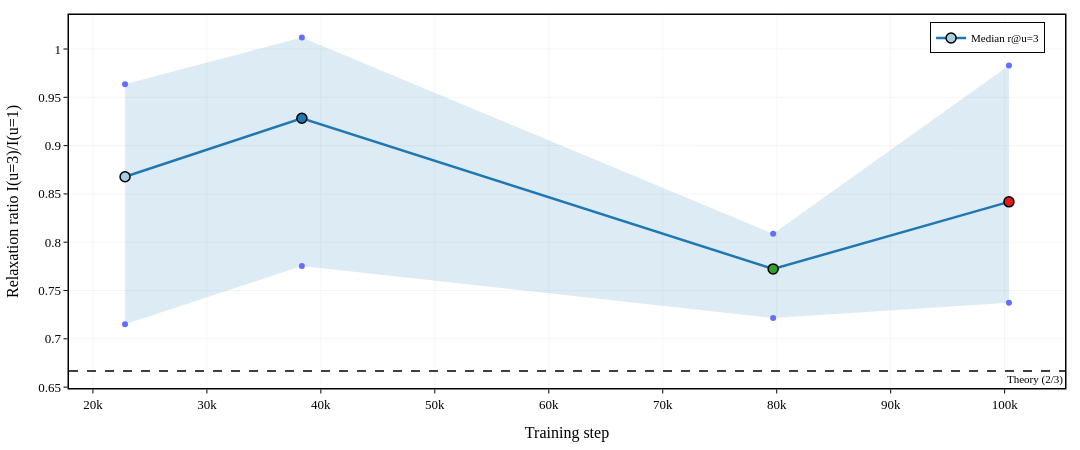

Here is the notebook cell this chart was saved with:
### Code cell
# -- KEY FIGURE: Relaxation ratio vs Training Step --

steps_relax = []
relax_meds = []
relax_q25 = []
relax_q75 = []

for label, r in R.items():
    rdf = r['relax_df_fixed']
    if rdf.empty:
        continue
    steps_relax.append(r['step'])
    relax_meds.append(rdf['ratio_u3'].median())
    relax_q25.append(rdf['ratio_u3'].quantile(0.25))
    relax_q75.append(rdf['ratio_u3'].quantile(0.75))

steps_relax = np.array(steps_relax)
relax_meds = np.array(relax_meds)
relax_q25 = np.array(relax_q25)
relax_q75 = np.array(relax_q75)

fig = go.Figure()

# IQR band
fig.add_trace(go.Scatter(
    x=np.concatenate([steps_relax, steps_relax[::-1]]),
    y=np.concatenate([relax_q75, relax_q25[::-1]]),
    fill='toself', fillcolor='rgba(31,120,180,0.15)',
    line=dict(width=0), showlegend=False))

# Median line
fig.add_trace(go.Scatter(
    x=steps_relax, y=relax_meds, mode='lines+markers',
    line=dict(color='#1f78b4', width=2.5),
    marker=dict(size=10, color=[STEP_COLORS[l] for l in R.keys() if not R[l]['relax_df_fixed'].empty],
                line=dict(color='black', width=1.5)),
    name='Median r@u=3'))

fig.add_hline(y=2/3, line_dash='dash', line_color='black', line_width=1.5,
              annotation_text='Theory (2/3)', annotation_font_size=11,
              annotation_position='bottom right')

pub_layout(fig, width=FULL_W, height=450, legend_pos='tr')
fig.update_xaxes(title_text='Training step')
fig.update_yaxes(title_text='Relaxation ratio I(u=3)/I(u=1)')
save_fig(fig, 'relaxation_vs_step.png')
fig.show()

### Figure 1 — Plotly figure (JSON) as saved in the notebook; plotly's stock layout.template omitted (floating-point values rounded to 4 significant figures)
{"data": [{"fill": "toself", "fillcolor": "rgba(31,120,180,0.15)", "line": {"width": 0}, "showlegend": false, "type": "scatter", "x": [22820, 38335, 79688, 100378, 100378, 79688, 38335, 22820], "y": [0.9634, 1.012, 0.8088, 0.9829, 0.7372, 0.7216, 0.7755, 0.715]}, {"line": {"color": "#1f78b4", "width": 2.5}, "marker": {"color": ["#a6cee3", "#1f78b4", "#33a02c", "#e31a1c"], "line": {"color": "black", "width": 1.5}, "size": 10}, "mode": "lines+markers", "name": "Median r@u=3", "type": "scatter", "x": [22820, 38335, 79688, 100378], "y": [0.8677, 0.9283, 0.7723, 0.8418]}], "layout": {"annotations": [{"font": {"size": 11}, "showarrow": false, "text": "Theory (2/3)", "x": 1, "xanchor": "right", "xref": "x domain", "y": 0.6667, "yanchor": "top", "yref": "y"}], "font": {"color": "black", "family": "Times New Roman, DejaVu Serif, serif", "size": 13}, "height": 450, "legend": {"bgcolor": "rgba(255,255,255,0.85)", "bordercolor": "black", "borderwidth": 1, "font": {"size": 11}, "x": 0.98, "xanchor": "right", "y": 0.98, "yanchor": "top"}, "margin": {"b": 55, "l": 60, "r": 15, "t": 15}, "shapes": [{"line": {"color": "black", "dash": "dash", "width": 1.5}, "type": "line", "x0": 0, "x1": 1, "xref": "x domain", "y0": 0.6667, "y1": 0.6667, "yref": "y"}], "title": {}, "width": 1080, "xaxis": {"gridcolor": "rgba(0,0,0,0.08)", "gridwidth": 0.5, "linecolor": "black", "linewidth": 1.5, "mirror": true, "showgrid": true, "showline": true, "tickcolor": "black", "ticklen": 4, "ticks": "outside", "tickwidth": 1, "title": {"text": "Training step"}, "zeroline": false}, "yaxis": {"gridcolor": "rgba(0,0,0,0.08)", "gridwidth": 0.5, "linecolor": "black", "linewidth": 1.5, "mirror": true, "showgrid": true, "showline": true, "tickcolor": "black", "ticklen": 4, "ticks": "outside", "tickwidth": 1, "title": {"text": "Relaxation ratio I(u=3)/I(u=1)"}, "zeroline": false}}}
